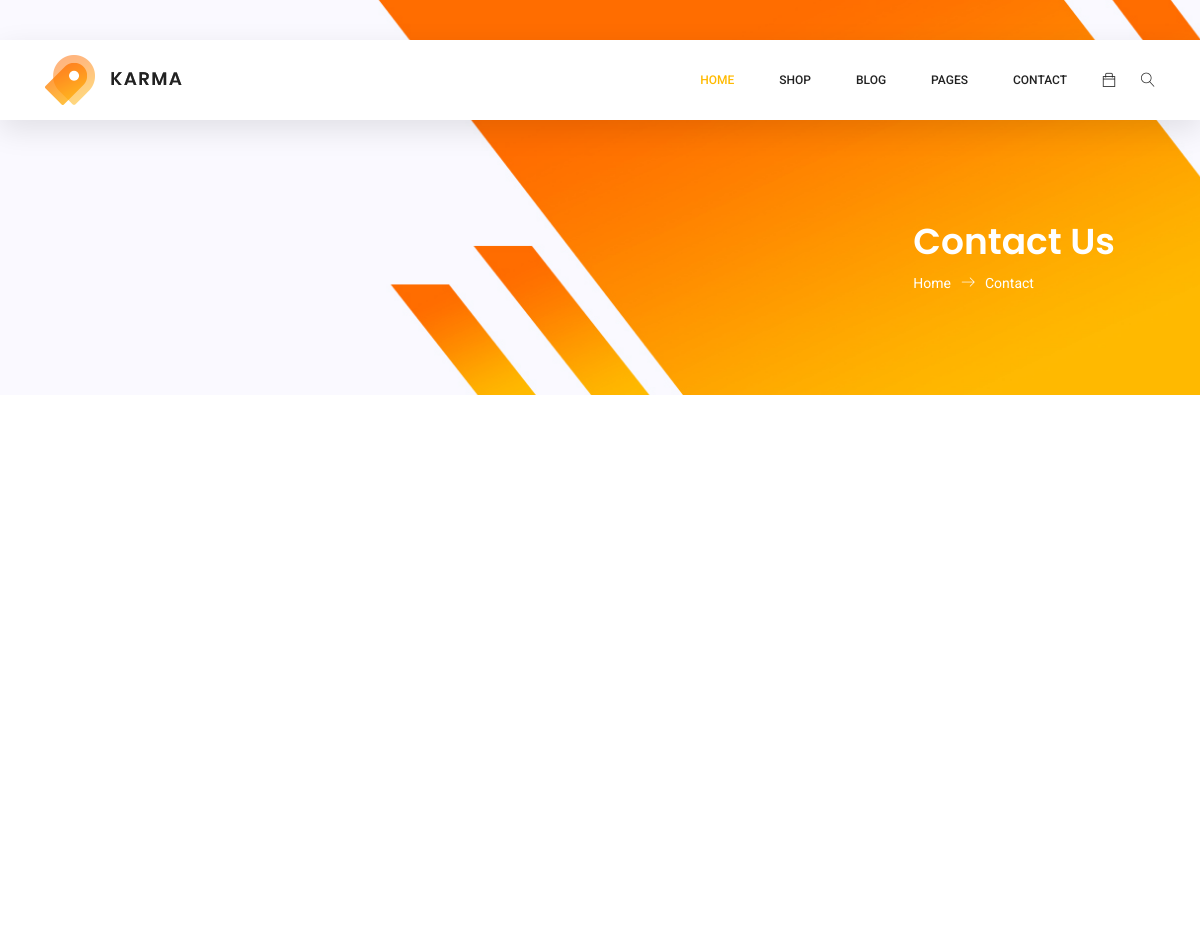
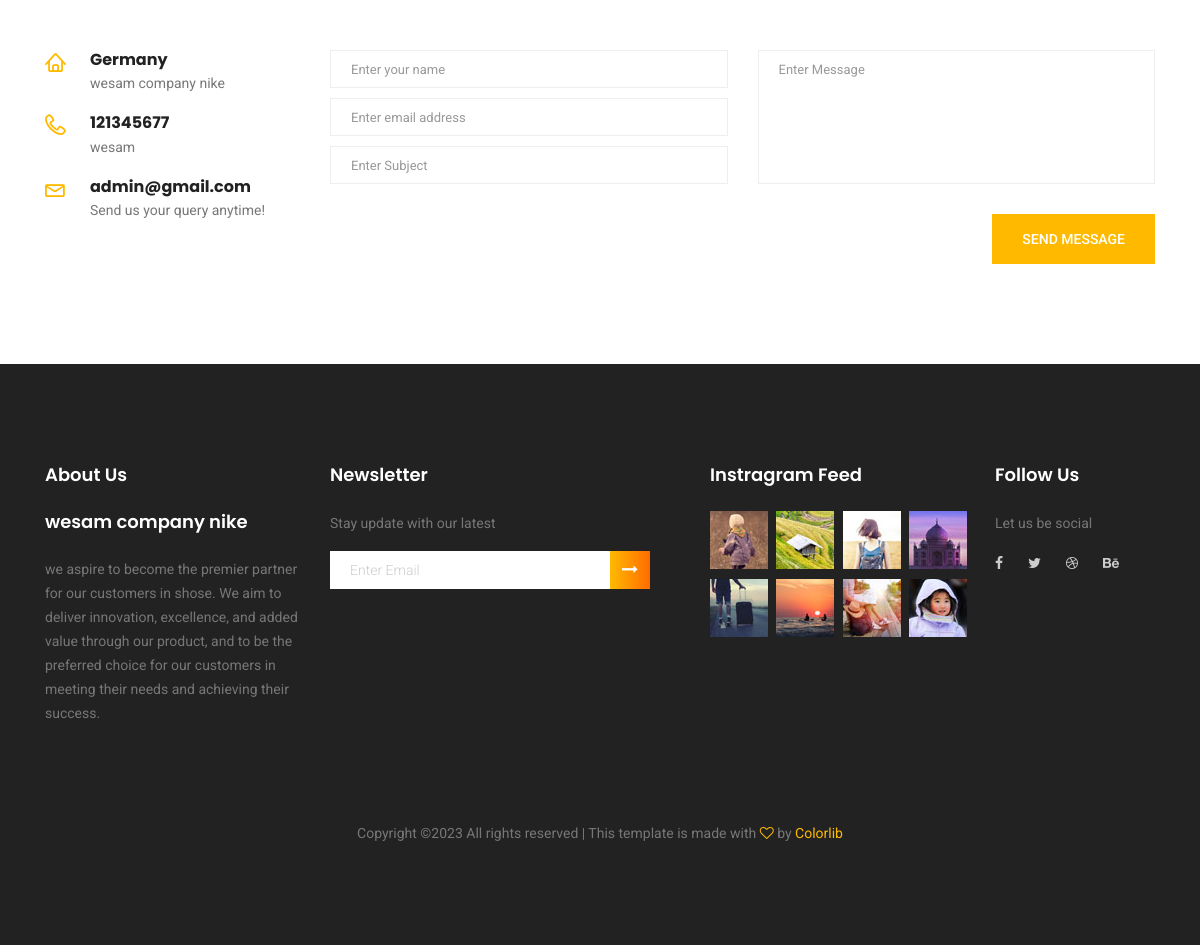
/settings/, run on the app's committed database (2 pictures, top to bottom).
### settings/models.py (models this page shows, shortened)
class Company(models.Model):
    name = models.CharField(max_length=15)
    logo = models.ImageField(upload_to='company')
    subtitle = models.TextField(max_length=30,null=True,blank=True)
    email = models.CharField(max_length=15,null=True,blank=True)
    phones = models.CharField(max_length=15,null=True,blank=True)
    address = models.TextField(max_length=15,null=True,blank=True)
    fb_link = models.URLField(null=True,blank=True)
    android_link = models.URLField(null=True,blank=True)
    appstore_link = models.URLField(null=True,blank=True)
    about_us = models.TextField(max_length=500)

### settings/views.py (the view)
# urls.py: path('',CompanyList.as_view(),name='settings_list'),
class CompanyList(generic.ListView):
    model = Company

### settings/templates/settings/company_list.html
{% extends "base.html" %}
{% load static %}
{% block body %}
	<section class="banner-area organic-breadcrumb">
		<div class="container">
			<div class="breadcrumb-banner d-flex flex-wrap align-items-center justify-content-end">
				<div class="col-first">
					<h1>Contact Us</h1>
					<nav class="d-flex align-items-center">
						<a href="index.html">Home<span class="lnr lnr-arrow-right"></span></a>
						<a href="category.html">Contact</a>
					</nav>
				</div>
			</div>
		</div>
	</section>
	<section class="contact_area section_gap_bottom">
		<div class="container">
			<div id="mapBox" class="mapBox" data-lat="40.701083" data-lon="-74.1522848" data-zoom="13" data-info="PO Box CT16122 Collins Street West, Victoria 8007, Australia."
			 data-mlat="40.701083" data-mlon="-74.1522848">
			</div>
			<div class="row">
				<div class="col-lg-3">
					<div class="contact_info">
						<div class="info_item">
							<i class="lnr lnr-home"></i>
							<h6>{{company_data.address}}</h6>
							<p>{{company_data.subtitle}}</p>
						</div>
						<div class="info_item">
							<i class="lnr lnr-phone-handset"></i>
							<h6><a href="#">{{company_data.phones}} </a></h6>
							<p>{{company_data.name}}</p>
						</div>
						<div class="info_item">
							<i class="lnr lnr-envelope"></i>
							<h6><a href="#">{{company_data.email}}</a></h6>
							<p>Send us your query anytime!</p>
						</div>
					</div>
				</div>
				<div class="col-lg-9">
					<form class="row contact_form" action="contact_process.php" method="post" id="contactForm" novalidate="novalidate">
						<div class="col-md-6">
							<div class="form-group">
								<input type="text" class="form-control" id="name" name="name" placeholder="Enter your name" onfocus="this.placeholder = ''" onblur="this.placeholder = 'Enter your name'">
							</div>
							<div class="form-group">
								<input type="email" class="form-control" id="email" name="email" placeholder="Enter email address" onfocus="this.placeholder = ''" onblur="this.placeholder = 'Enter email address'">
							</div>
							<div class="form-group">
								<input type="text" class="form-control" id="subject" name="subject" placeholder="Enter Subject" onfocus="this.placeholder = ''" onblur="this.placeholder = 'Enter Subject'">
							</div>
						</div>
						<div class="col-md-6">
							<div class="form-group">
								<textarea class="form-control" name="message" id="message" rows="1" placeholder="Enter Message" onfocus="this.placeholder = ''" onblur="this.placeholder = 'Enter Message'"></textarea>
							</div>
						</div>
						<div class="col-md-12 text-right">
							<button type="submit" value="submit" class="primary-btn">Send Message</button>
						</div>
					</form>
				</div>
			</div>
		</div>
	</section>
{% endblock body %}

### templates/base.html (shortened to what this page needs)
{% load static %}
<!DOCTYPE html>
<html lang="zxx" class="no-js">
<head>
	<link rel="stylesheet" href="{% static 'css/linearicons.css' %}">
	<link rel="stylesheet" href="{% static 'css/font-awesome.min.css' %}">
	<link rel="stylesheet" href="{% static 'css/themify-icons.css' %}">
	<link rel="stylesheet" href="{% static 'css/bootstrap.css' %}">
	<link rel="stylesheet" href="{% static 'css/owl.carousel.css' %}">
	<link rel="stylesheet" href="{% static 'css/nice-select.css' %}">
	<link rel="stylesheet" href="{% static 'css/nouislider.min.css' %}">
	<link rel="stylesheet" href="{% static 'css/ion.rangeSlider.css' %}" />
	<link rel="stylesheet" href="{% static 'css/ion.rangeSlider.skinFlat.css' %}" />
	<link rel="stylesheet" href="{% static 'css/magnific-popup.css' %}">
	<link rel="stylesheet" href="{% static 'css/main.css' %}">
</head>
<body>
	<header class="header_area sticky-header">
		<div class="main_menu">
			<nav class="navbar navbar-expand-lg navbar-light main_box">
				<div class="container">
					<a class="navbar-brand logo_h" href="index.html"><img src="{% static 'img/logo.png' %}" alt=""></a>
					<div class="collapse navbar-collapse offset" id="navbarSupportedContent">
						<ul class="nav navbar-nav menu_nav ml-auto">
							<li class="nav-item active"><a class="nav-link" href="{% url 'home' %}">Home</a></li>
							<li class="nav-item submenu dropdown">
								<a href="#" class="nav-link dropdown-toggle" data-toggle="dropdown" role="button" aria-haspopup="true"
								 aria-expanded="false">Shop</a>
							</li>
							<li class="nav-item submenu dropdown">
								<a href="#" class="nav-link dropdown-toggle" data-toggle="dropdown" role="button" aria-haspopup="true"
								 aria-expanded="false">Blog</a>
							</li>
							<li class="nav-item submenu dropdown">
								<a href="#" class="nav-link dropdown-toggle" data-toggle="dropdown" role="button" aria-haspopup="true"
								 aria-expanded="false">Pages</a>
							</li>
							<li class="nav-item"><a class="nav-link" href="{% url 'settings:settings_list' %}">Contact</a></li>
						</ul>
						<ul class="nav navbar-nav navbar-right">
							<li class="nav-item"><a href="#" class="cart"><span class="ti-bag"></span></a></li>
							<li class="nav-item">
								<button class="search"><span class="lnr lnr-magnifier" id="search"></span></button>
							</li>
						</ul>
					</div>
				</div>
			</nav>
		</div>
	</header>
{% block body %}
{% endblock body %}
	<footer class="footer-area section_gap">
		<div class="container">
			<div class="row">
				<div class="col-lg-3  col-md-6 col-sm-6">
					<div class="single-footer-widget">
						<h6>About Us</h6>
						<h6>{{company_data.subtitle}}</h6>
						<p>{{company_data.about_us}}</p>
					</div>
				</div>
				<div class="col-lg-4  col-md-6 col-sm-6">
					<div class="single-footer-widget">
						<h6>Newsletter</h6>
						<p>Stay update with our latest</p>
						<div class="" id="mc_embed_signup">
							<form target="_blank" novalidate="true" action="https://spondonit.us12.list-manage.com/subscribe/post?u=1462626880ade1ac87bd9c93a&amp;id=92a4423d01"
							 method="get" class="form-inline">
								<div class="d-flex flex-row">
									<input class="form-control" name="EMAIL" placeholder="Enter Email" onfocus="this.placeholder = ''" onblur="this.placeholder = 'Enter Email '"
									 required="" type="email">
									<button class="click-btn btn btn-default"><i class="fa fa-long-arrow-right" aria-hidden="true"></i></button>
								</div>
							</form>
						</div>
					</div>
				</div>
				<div class="col-lg-3  col-md-6 col-sm-6">
					<div class="single-footer-widget mail-chimp">
						<h6 class="mb-20">Instragram Feed</h6>
						<ul class="instafeed d-flex flex-wrap">
							<li><img src="{% static 'img/i1.jpg' %}" alt=""></li>
							<li><img src="{% static 'img/i2.jpg' %}" alt=""></li>
							<li><img src="{% static 'img/i3.jpg' %}" alt=""></li>
							<li><img src="{% static 'img/i4.jpg' %}" alt=""></li>
							<li><img src="{% static 'img/i5.jpg' %}" alt=""></li>
							<li><img src="{% static 'img/i6.jpg' %}" alt=""></li>
							<li><img src="{% static 'img/i7.jpg' %}" alt=""></li>
							<li><img src="{% static 'img/i8.jpg' %}" alt=""></li>
						</ul>
					</div>
				</div>
				<div class="col-lg-2 col-md-6 col-sm-6">
					<div class="single-footer-widget">
						<h6>Follow Us</h6>
						<p>Let us be social</p>
						<div class="footer-social d-flex align-items-center">
							<a href="{{company_data.fb_link}}"><i class="fa fa-facebook"></i></a>
							<a href="{{company_data.android_link}}"><i class="fa fa-twitter"></i></a>
							<a href="{{company_data.appstore_link}}"><i class="fa fa-dribbble"></i></a>
							<a href="#"><i class="fa fa-behance"></i></a>
						</div>
					</div>
				</div>
			</div>
			<div class="footer-bottom d-flex justify-content-center align-items-center flex-wrap">
				<p class="footer-text m-0">
Copyright &copy;<script>document.write(new Date().getFullYear());</script> All rights reserved | This template is made with <i class="fa fa-heart-o" aria-hidden="true"></i> by <a href="https://colorlib.com" target="_blank">Colorlib</a>
</p>
			</div>
		</div>
	</footer>
</body>
</html>

### data on the page
Company: address "Germany", subtitle "wesam company nike", phones "121345677", name "wesam", email "admin@gmail.com", about_us "we aspire to become the premier partner for our customers in shose. We aim to deliver innovation, excellence, and added value through our product, and to be the preferred choice for our customers in meeting their needs and achieving their success."
